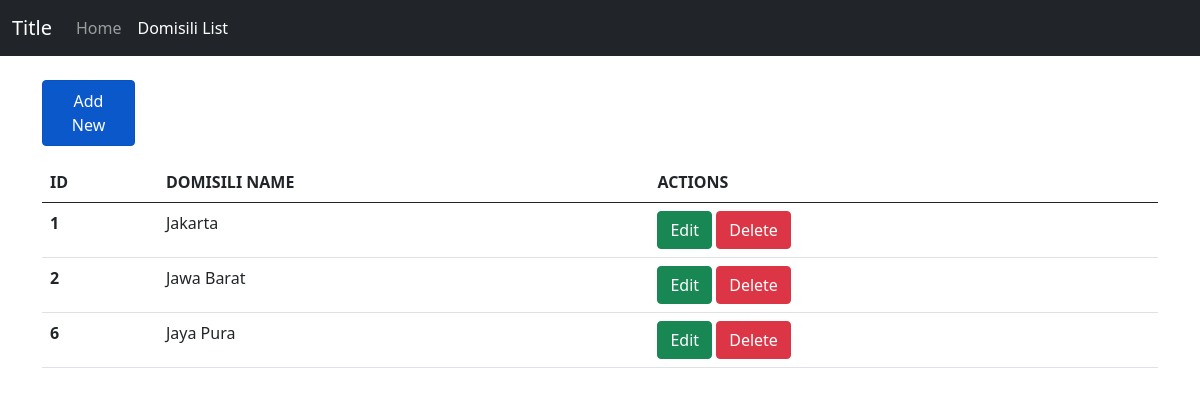
Screenshot of /index_d.php with the database file from the repository.
### tables this page shows
CREATE TABLE `domisili` (
  `id` int(11) NOT NULL,
  `domisili` varchar(255) NOT NULL
);

### Controller/Domisili.controller.php (called while the page is built, shortened)
<?php
include_once("View/Domisili.view.php");
class DomisiliController
{
    private $dom;
    function __construct()
    {
        $this->dom = new Domisili(Conf::$db_host, Conf::$db_user, Conf::$db_pass, Conf::$db_name);
    }
    public function index()
    {
        $this->dom->open();
        $this->dom->get();
        $data = array(
            'dom' => array(),
        );
        while ($row = $this->dom->getResult()) {
            array_push($data['dom'], $row);
        }
        $view = new DomisiliView();
        $view->render($data);
    }
}

### View/Domisili.view.php (the view, shortened to what this page needs)
<?php
class DomisiliView
{
  public function render($data)
  {
    $domData = null;
    foreach ($data['dom'] as $val) {
      list($id, $name) = $val;
      $domData .= "
        <tr>
          <th>$id</th>
          <td>$name</td>
          <td>
                    <a class='btn btn-success' href='index_d.php?editing=$id'>Edit</a>
                    <a class='btn btn-danger' href='index_d.php?id_hapus=$id'>Delete</a>
                  </td>
        </tr>
        ";
    }
  }
}

### rows the page displays
domisili: id "1", domisili "Jakarta"
domisili: id "2", domisili "Jawa Barat"
domisili: id "6", domisili "Jaya Pura"

### other values shown
$this->content "Title Home Domisili List Add New ID DOMISILI NAME ACTIONS"
